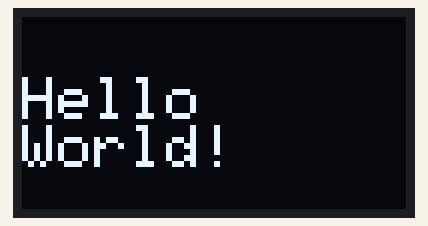
A sketch run on a simulated Arduino Uno, built with avr-gcc and run on an emulated ATmega328P. Parts: 128×64 one-colour display. What the sketch prints to the serial monitor is not drawn.

Above: at 0.1 s.

The sketch:

I2C_Scanner.ino
```cpp
// I2C Scanner - finds address of all connected I2C devices
#include <Wire.h>
#include <Adafruit_GFX.h>
#include <Adafruit_SSD1306.h>

#define SCREEN_WIDTH 128
#define SCREEN_HEIGHT 64
#define OLED_RESET -1
Adafruit_SSD1306 display(SCREEN_WIDTH, SCREEN_HEIGHT, &Wire, OLED_RESET);

void setup() {
    Serial.begin(115200);
    Wire.begin();
    Serial.println("Scanning I2C bus...");

    int found = 0;
    for (byte addr = 1; addr < 127; addr++) {
        Wire.beginTransmission(addr);
        byte error = Wire.endTransmission();
        if (error == 0) {
            Serial.print("Device found at 0x");
            if (addr < 16) Serial.print("0");
            Serial.println(addr, HEX);
            found++;
        }
    }
    if (found == 0) {
        Serial.println("No I2C devices found. Check SDA=A4 and SCL=A5 wiring.");
    } else {
        Serial.println("Scan complete.");
        if (display.begin(SSD1306_SWITCHCAPVCC, 0x3C)) {
            display.clearDisplay();
            display.setTextSize(2);
            display.setTextColor(SSD1306_WHITE);
            display.setCursor(0, 20);
            display.println("Hello");
            display.println("World!");
            display.display();
            Serial.println("OLED: Hello World displayed.");
        } else {
            Serial.println("OLED init failed.");
        }
    }
}

void loop() {}
```
